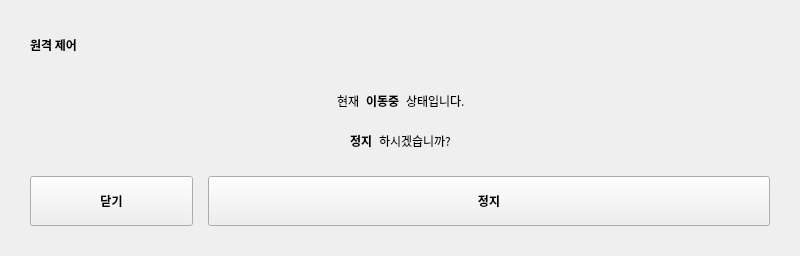
<?xml version="1.0" encoding="UTF-8"?>
<ui version="4.0">
 <class>ControlPopup1</class>
 <widget class="QWidget" name="ControlPopup1">
  <property name="geometry">
   <rect>
    <x>0</x>
    <y>0</y>
    <width>800</width>
    <height>256</height>
   </rect>
  </property>
  <property name="windowTitle">
   <string>Form</string>
  </property>
  <widget class="QLabel" name="title">
   <property name="geometry">
    <rect>
     <x>30</x>
     <y>30</y>
     <width>740</width>
     <height>29</height>
    </rect>
   </property>
   <property name="font">
    <font>
     <family>Inter 18pt</family>
     <weight>75</weight>
     <bold>true</bold>
    </font>
   </property>
   <property name="text">
    <string>원격 제어</string>
   </property>
  </widget>
  <widget class="QLabel" name="line">
   <property name="geometry">
    <rect>
     <x>30</x>
     <y>74</y>
     <width>740</width>
     <height>1</height>
    </rect>
   </property>
   <property name="text">
    <string/>
   </property>
  </widget>
  <widget class="QPushButton" name="closeBtn">
   <property name="geometry">
    <rect>
     <x>30</x>
     <y>176</y>
     <width>163</width>
     <height>50</height>
    </rect>
   </property>
   <property name="font">
    <font>
     <family>Inter 18pt</family>
     <weight>75</weight>
     <bold>true</bold>
    </font>
   </property>
   <property name="text">
    <string>닫기</string>
   </property>
  </widget>
  <widget class="QPushButton" name="stopBtn">
   <property name="geometry">
    <rect>
     <x>208</x>
     <y>176</y>
     <width>562</width>
     <height>50</height>
    </rect>
   </property>
   <property name="font">
    <font>
     <family>Inter 18pt</family>
     <weight>75</weight>
     <bold>true</bold>
    </font>
   </property>
   <property name="text">
    <string>정지</string>
   </property>
  </widget>
  <widget class="QWidget" name="horizontalLayoutWidget">
   <property name="geometry">
    <rect>
     <x>30</x>
     <y>80</y>
     <width>741</width>
     <height>41</height>
    </rect>
   </property>
   <layout class="QHBoxLayout" name="horizontalLayout">
    <item>
     <spacer name="horizontalSpacer">
      <property name="orientation">
       <enum>Qt::Horizontal</enum>
      </property>
      <property name="sizeHint" stdset="0">
       <size>
        <width>40</width>
        <height>20</height>
       </size>
      </property>
     </spacer>
    </item>
    <item>
     <widget class="QLabel" name="content2">
      <property name="enabled">
       <bool>true</bool>
      </property>
      <property name="font">
       <font>
        <family>Inter 18pt</family>
        <weight>50</weight>
        <bold>false</bold>
       </font>
      </property>
      <property name="text">
       <string>현재</string>
      </property>
     </widget>
    </item>
    <item>
     <widget class="QLabel" name="content1">
      <property name="font">
       <font>
        <family>Inter 18pt</family>
        <weight>75</weight>
        <bold>true</bold>
       </font>
      </property>
      <property name="text">
       <string>이동중</string>
      </property>
     </widget>
    </item>
    <item>
     <widget class="QLabel" name="content3">
      <property name="font">
       <font>
        <family>Inter 18pt</family>
        <weight>50</weight>
        <bold>false</bold>
       </font>
      </property>
      <property name="text">
       <string>상태입니다.</string>
      </property>
     </widget>
    </item>
    <item>
     <spacer name="horizontalSpacer_2">
      <property name="orientation">
       <enum>Qt::Horizontal</enum>
      </property>
      <property name="sizeHint" stdset="0">
       <size>
        <width>40</width>
        <height>20</height>
       </size>
      </property>
     </spacer>
    </item>
   </layout>
  </widget>
  <widget class="QWidget" name="horizontalLayoutWidget_2">
   <property name="geometry">
    <rect>
     <x>30</x>
     <y>120</y>
     <width>741</width>
     <height>41</height>
    </rect>
   </property>
   <layout class="QHBoxLayout" name="horizontalLayout_2">
    <item>
     <spacer name="horizontalSpacer_3">
      <property name="orientation">
       <enum>Qt::Horizontal</enum>
      </property>
      <property name="sizeHint" stdset="0">
       <size>
        <width>40</width>
        <height>20</height>
       </size>
      </property>
     </spacer>
    </item>
    <item>
     <widget class="QLabel" name="content4">
      <property name="font">
       <font>
        <family>Inter 18pt</family>
        <weight>75</weight>
        <bold>true</bold>
       </font>
      </property>
      <property name="text">
       <string>정지</string>
      </property>
     </widget>
    </item>
    <item>
     <widget class="QLabel" name="content5">
      <property name="font">
       <font>
        <family>Inter 18pt</family>
        <weight>50</weight>
        <bold>false</bold>
       </font>
      </property>
      <property name="text">
       <string>하시겠습니까?</string>
      </property>
     </widget>
    </item>
    <item>
     <spacer name="horizontalSpacer_4">
      <property name="orientation">
       <enum>Qt::Horizontal</enum>
      </property>
      <property name="sizeHint" stdset="0">
       <size>
        <width>40</width>
        <height>20</height>
       </size>
      </property>
     </spacer>
    </item>
   </layout>
  </widget>
  <widget class="QLabel" name="bg">
   <property name="geometry">
    <rect>
     <x>0</x>
     <y>0</y>
     <width>800</width>
     <height>256</height>
    </rect>
   </property>
   <property name="text">
    <string/>
   </property>
  </widget>
  <zorder>bg</zorder>
  <zorder>title</zorder>
  <zorder>line</zorder>
  <zorder>closeBtn</zorder>
  <zorder>stopBtn</zorder>
  <zorder>horizontalLayoutWidget</zorder>
  <zorder>horizontalLayoutWidget_2</zorder>
 </widget>
 <resources/>
 <connections/>
</ui>
